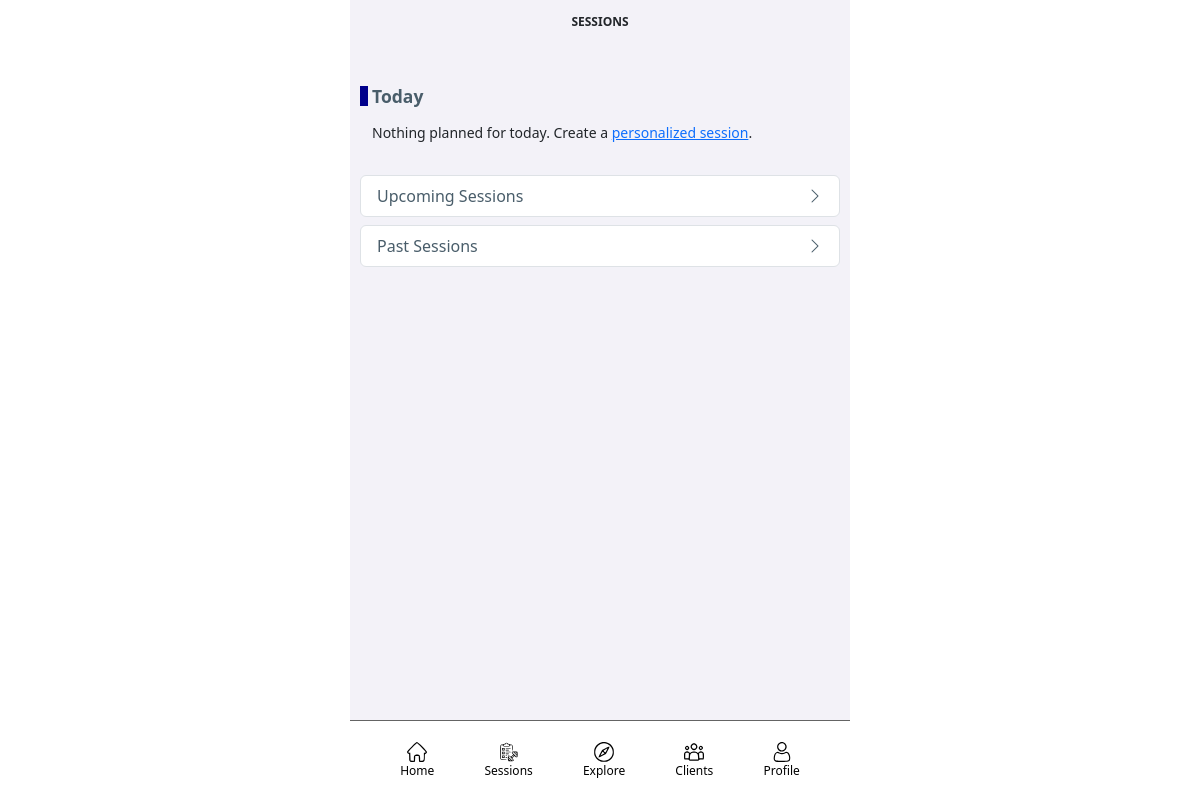
Before: /fitnessApp/sessions (signed in) with the older database file.
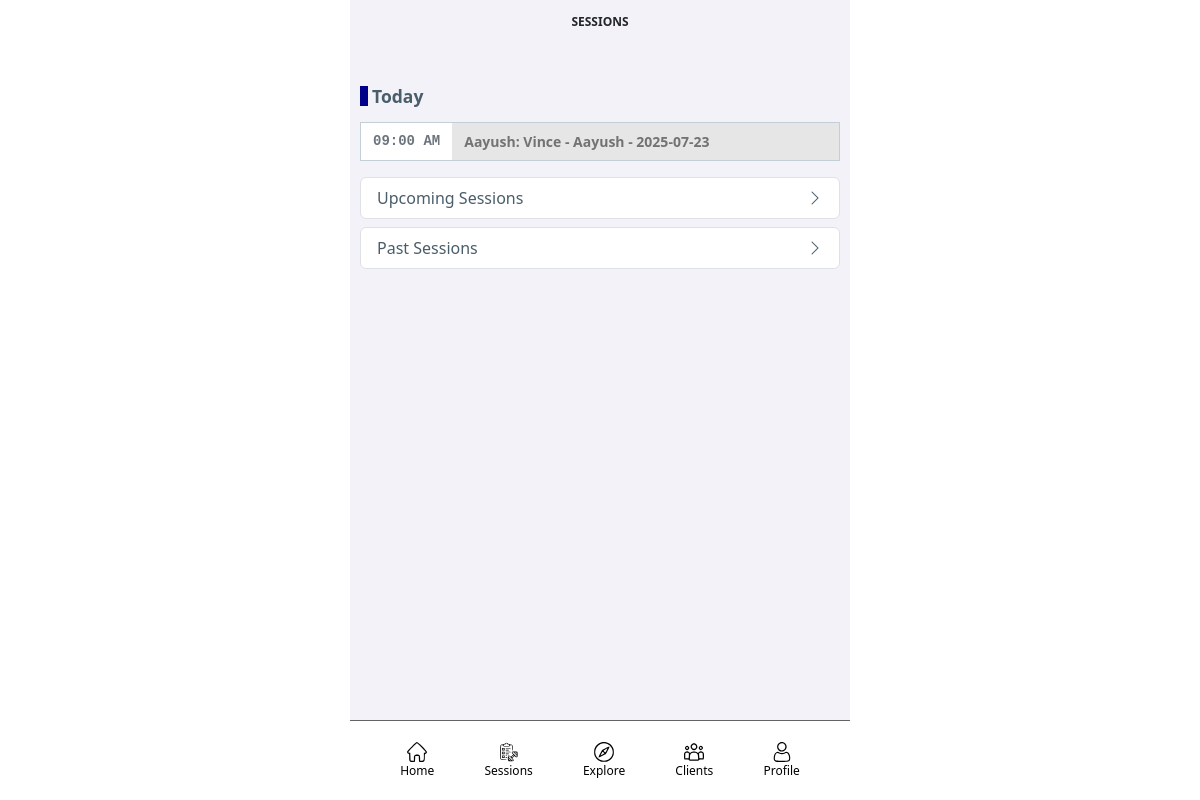
After: the same page with the newer database file.
### fitnessApp/models/workoutSession_models.py (models this page shows)
class WorkoutSession(models.Model):
    workout = models.ForeignKey(Workout, on_delete=models.CASCADE)
    person = models.ForeignKey(FitnessAppPerson, on_delete=models.CASCADE, default="")
    scheduled_date = models.DateField(null=True, blank=True)
    scheduled_time = models.TimeField(null=True, blank=True)
    status = models.CharField(max_length=20, choices=WORKOUT_SESSION_STATUS_CHOICES, default="CREATED")
    current_step_sequence = models.IntegerField(default = 1)
    creator = models.ForeignKey(FitnessAppPerson, on_delete=models.SET_NULL, null=True, related_name='creator')

### fitnessApp/models/fitnessAppUser_models.py (models this page shows, shortened)
class FitnessAppPerson(models.Model):
    first_name = models.CharField(max_length=500, null=False, blank=False)
    last_name = models.CharField(max_length=500, blank=True)
    coach_flag = models.BooleanField(default=False)
    coach = models.ForeignKey('self', on_delete=models.SET_NULL, null=True)
    email = models.EmailField(max_length=100, null=True, blank=True)
    phone_number = models.CharField(max_length=20, null=True, blank=True)

### fitnessApp/models/workout_models.py (models this page shows, shortened)
class Workout(models.Model):
    name = models.CharField(max_length=200)
    description = models.CharField(max_length=500, blank=True)
    duration = models.IntegerField(default = 60)
    difficulty_level = models.CharField(max_length=20, choices=DIFFICULTY_LEVEL_CHOICES, default="UNSPECIFIED")
    target = models.CharField(max_length=20, choices=TARGET_CHOICES, default="UNSPECIFIED")
    public_flag = models.BooleanField(default=False)
    personalized_flag = models.BooleanField(default=False)
    video_id = models.CharField(max_length=50, blank=True)
    creator = models.ForeignKey(FitnessAppPerson, on_delete=models.SET_NULL, null=True)

### fitnessApp/views/session_views.py (the view)
# urls.py: path("sessions", SessionView.as_view(), name="sessions"),
class SessionView(LoginRequiredMixin, ListView):
    model = WorkoutSession
    template_name = "session.html"
    paginate_by = 50
    def get_queryset(self):
        queryset = super().get_queryset()
        if (self.request.user.person.coach_flag):
            queryset = queryset.filter(Q(creator=self.request.user.person), scheduled_date=date.today()).order_by((F('scheduled_time').asc(nulls_last=True)))
        else:
            queryset = queryset.filter(person=self.request.user.person, scheduled_date=date.today()).order_by((F('scheduled_time').asc(nulls_last=True)))
        return queryset

### fitnessApp/templates/session.html
{% extends "base/base.html" %}
{% load static %}
{% block title %}Sessions{% endblock %}
{% block content %}
<div>
{% if user.is_authenticated %}
<div>
<div class="workout-section-heading-today fs-5"><small><b>Today</b></small></div>
    <div class="container-fluid overflow-scroll" style="max-height: 11rem; scrollbar-width: none;">
        {% for item in object_list %}
            {% include 'workoutsession_card.html' %}
        {% empty %}
            <p><small>Nothing planned for today. Create a <a href="{% url 'build-session' %}">personalized session</a>.</small></p>
        {% endfor %}
    </div>
</div>
<div class="row mt-3">
    <div class="col">
    <ul class="list-group mb-2">
        <li class="list-group-item">
            <a class="fitnessapp-profile-item" href="{% url 'upcoming-sessions' %}">
                <div class="row fitnessapp-text-color-header">
                    <div class="col">
                        <span>Upcoming Sessions</span>
                    </div>
                    <div class="col-auto d-flex text-end align-items-center">
                        <i class="bi bi-chevron-right fs-6"></i>
                    </div>
                </div>
            </a>
        </li>
    </ul>
    <ul class="list-group mb-2">
        <li class="list-group-item">
            <a class="fitnessapp-profile-item" href="{% url 'past-sessions' %}">
                <div class="row fitnessapp-text-color-header">
                    <div class="col">
                        <span>Past Sessions</span>
                    </div>
                    <div class="col-auto d-flex text-end align-items-center">
                        <i class="bi bi-chevron-right fs-6"></i>
                    </div>
                </div>
            </a>
        </li>
    </ul>
</div>
</div>
</div>
{% endif %}
{% endblock %}

### fitnessApp/templates/workoutsession_card.html (shortened to what this page needs)
<a class="fitnessapp-profile-item" href="{% url 'workoutsession-do' item.id %}">
    <div class="row fitnessapp-bg-color-content-lighter fitnessapp-border-color-content-light">
        <div class="col-auto pt-2 pb-2 bg-white font-monospace">
            <span class="text-secondary fw-bolder"><small>{{ item.scheduled_time|date:'h:i A'}}</small></span>
        </div>
        <div class="col pt-2 pb-2 fitnessapp-bg-color-content-lighter">
            <span class="text-black-50 fw-bolder"><small>{{ item.person.first_name }}:&nbsp;{{ item.workout.name }}</small></span>
        </div>
    </div>
</a>

Changed rows visible on the page:
added WorkoutSession: scheduled_time "09:00 AM", person.first_name "Aayush", workout.name "Vince - Aayush - 2025-07-23"
Other visible differences:
text no longer shown: "Nothing planned for today. Create a personalized session ."
